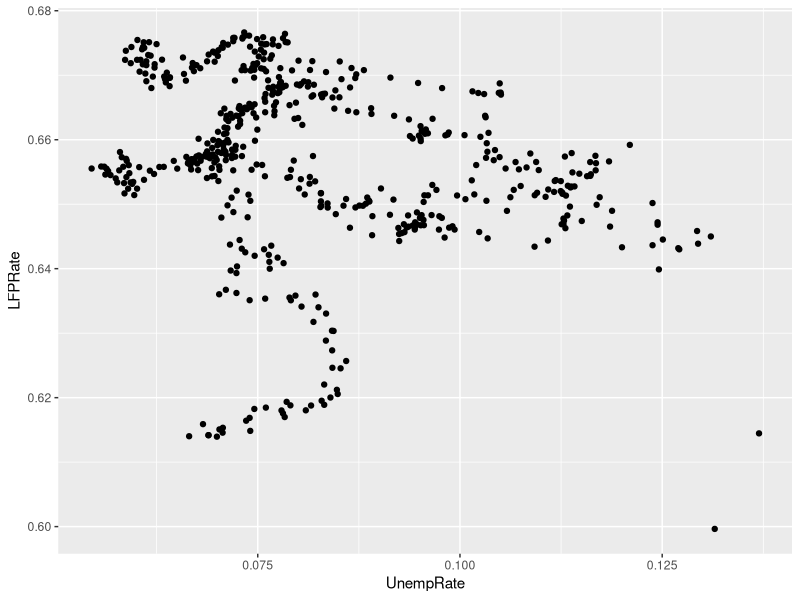
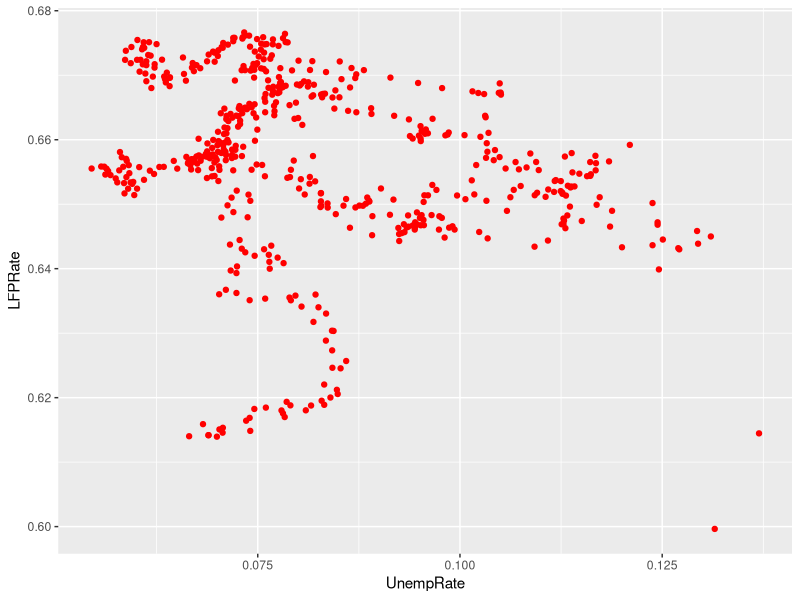
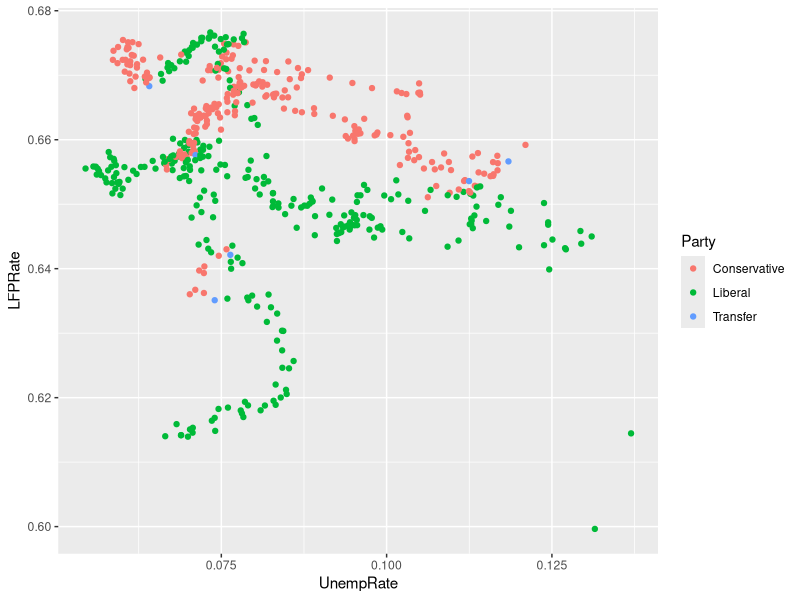
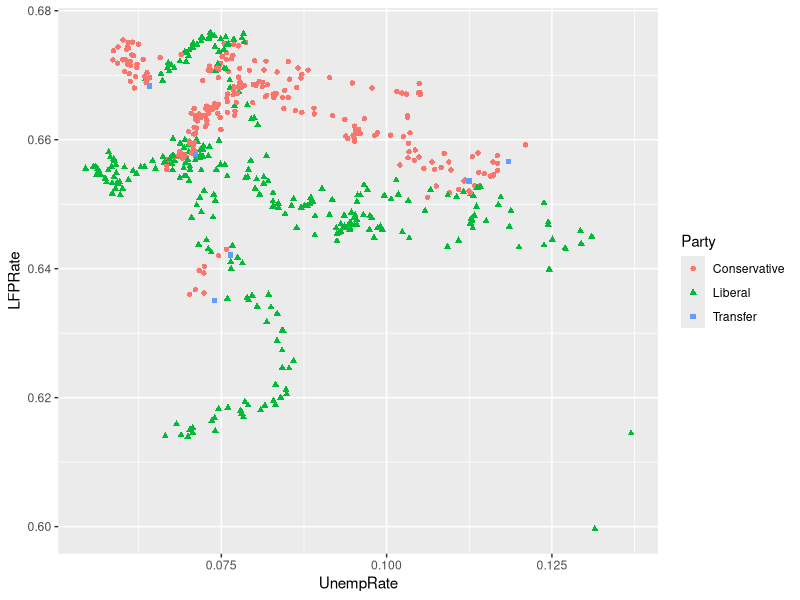
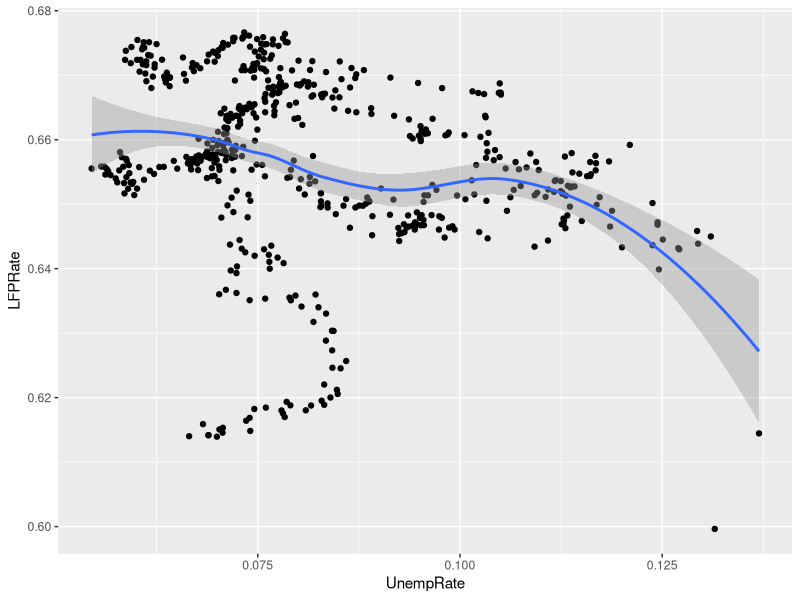
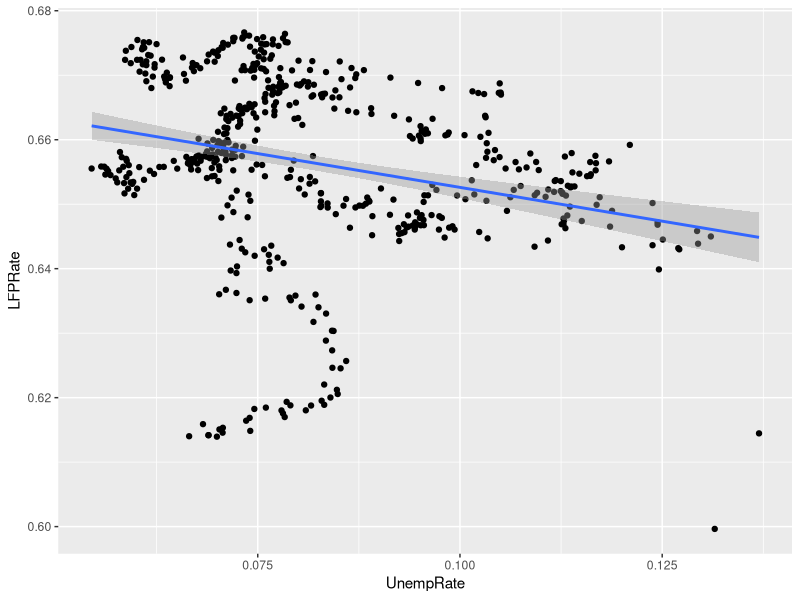
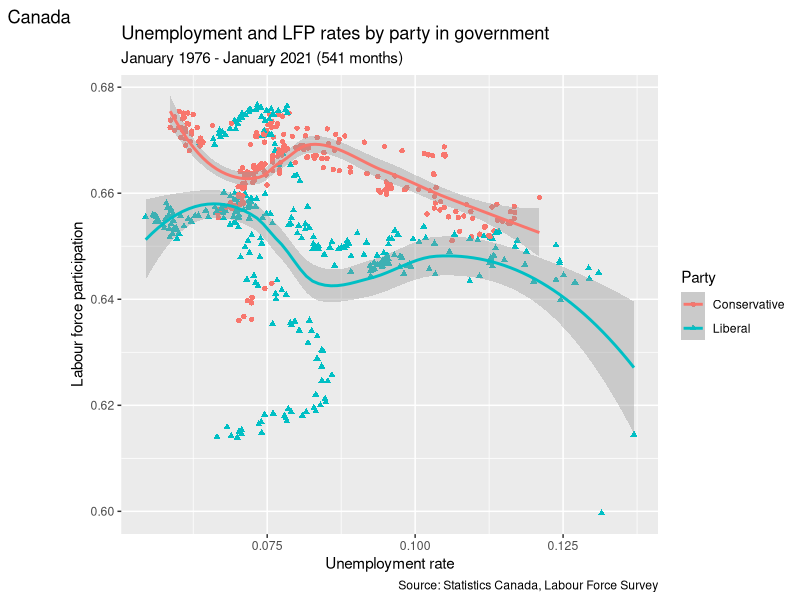
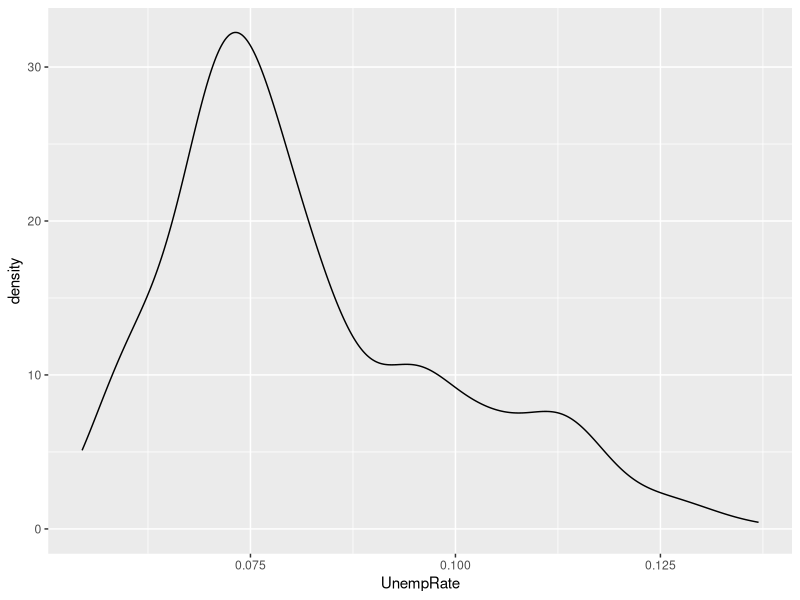

These charts were generated, in order, by the following R code:
## ---- chunk 1
knitr::opts_chunk$set(echo = TRUE)
library(tidyverse)
EmpData <- read_csv("EmploymentData.csv")
# Make permanent changes to EmpData
EmpData <- EmpData %>%
  mutate(MonthYr = as.Date(MonthYr,"%m/%d/%Y")) %>% 
  mutate(UnempPct = 100*UnempRate) %>% 
  mutate(LFPPct = 100*LFPRate)
## ---- chunk 2
# For two specific columns of data
cov(EmpData$UnempRate,EmpData$LFPRate)
cor(EmpData$UnempRate,EmpData$LFPRate)
## ---- chunk 3
# For the whole data set
EmpData %>%
  select(where(is.numeric)) %>%
  cor()
## ---- chunk 4
# EmpData has missing data in 1976 for the variable AnnPopGrowth
# Casewise deletion will exclude 1976 from all calculations
EmpData %>%
  select(where(is.numeric)) %>%
  cor(use="complete.obs")
# Pairwise deletion will exclude 1976 from calculations involving AnnPopGrowth
EmpData %>%
  select(where(is.numeric)) %>%
  cor(use="pairwise.complete.obs")

## ---- chunk 5
ggplot(data=EmpData,aes(x=UnempRate,y=LFPRate)) + 
  geom_point()
## ---- chunk 6
ggplot(data=EmpData,aes(x=UnempRate,y=LFPRate)) + 
  geom_point(col="red")
## ---- chunk 7
ggplot(data=EmpData,aes(x=UnempRate,y=LFPRate)) + 
  geom_point(aes(col=Party))
## ---- chunk 8
ggplot(data=EmpData,aes(x=UnempRate,y=LFPRate)) + 
  geom_point(aes(col=Party, shape=Party))
## ---- chunk 9
ggplot(data=EmpData,aes(x=UnempRate,y=LFPRate)) + 
  geom_point() +
  geom_smooth()
## ---- chunk 10
ggplot(data=EmpData,aes(x=UnempRate,y=LFPRate)) + 
  geom_point() +
  geom_smooth(method="lm") 
## ---- chunk 11
ggplot(data=EmpData %>% filter(Party != "Transfer"),
       aes(x=UnempRate,y=LFPRate)) + 
  geom_point(aes(col=Party, shape=Party)) +
  geom_smooth(aes(col=Party)) +
  labs(title="Unemployment and LFP rates by party in government",
      subtitle=paste("January 1976 - January 2021 (",
                     nrow(EmpData),
                     " months)",
                     sep="",
                     collapse=""),
      caption="Source: Statistics Canada, Labour Force Survey",
      tag="Canada") +
  xlab("Unemployment rate") +
  ylab("Labour force participation")
## ---- chunk 12
# A smooth density (PDF) function too
ggplot(data=EmpData,aes(x=UnempRate)) + 
  geom_density()
# This is called a box plot. It shows the mean
ggplot(data=EmpData,aes(x=UnempRate,y=PrimeMinister)) + 
  geom_boxplot()
## ---- chunk 13
# The fill option changes the color under the density
# The alpha option makes the fill partially transparent
ggplot(data=EmpData) + 
  geom_density(aes(x=Population),fill="red",alpha=0.5) +
  geom_density(aes(x=Employed),fill="blue",alpha=0.5)
## ---- chunk 14
ggplot(data=EmpData,aes(x=UnempRate,y=LFPRate)) + 
 geom_point(size=0.5) +
  stat_summary_bin(fun='mean', bins=20,
                   col="blue", size=3, geom='point') +
  stat_summary_bin(fun='mean', bins=20,
                   col="blue", size=0.5, geom='line')
